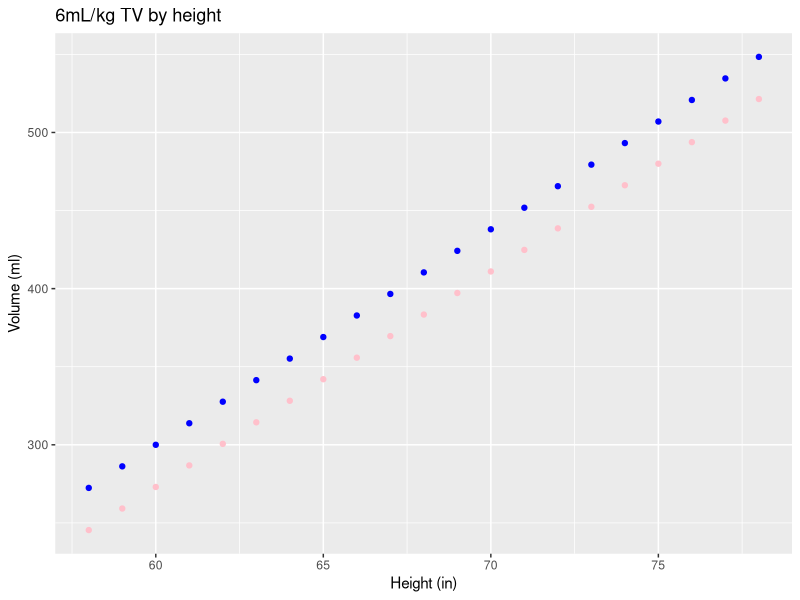
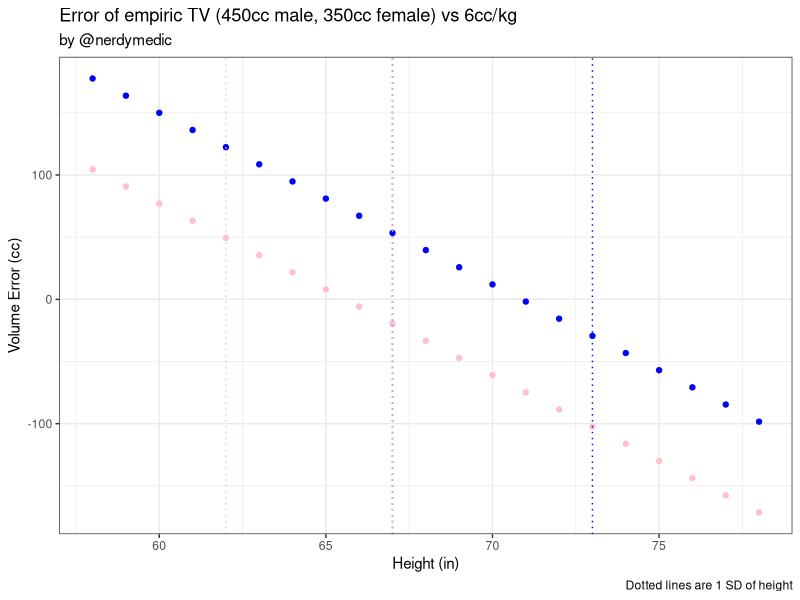

Reproduce these figures in R, in order.
library(tidyverse)


data <- seq(58, 78, 1) %>% 
  tibble() %>% 
  select("height" = 1) %>% 
  mutate(male_wt = 50 + 2.3*(height - 60), female_wt = 45.5 + 2.3*(height - 60)) %>% 
  mutate(male_tv = 6*male_wt, female_tv = 6*female_wt)

data %>% 
  ggplot(aes(x = height)) +
  geom_point(aes(y = male_tv), col = 'blue')+
  geom_point(aes(y = female_tv), col = "pink") +
  labs(x = "Height (in)", y = "Volume (ml)", title = "6mL/kg TV by height")

male_mean_height <- 70
male_sd_height  <- 3
female_mean_height <- 64.5
female_sd_height <- 2.5

male_empiric_tv <- 450
female_empiric_tv <- 350
no_SD <- 1

data %>% 
  mutate(error_m = male_empiric_tv - male_tv, error_f = female_empiric_tv - female_tv) %>% 
  ggplot(aes(x = height))  +
  geom_point(aes(y = error_m), col = "blue") +
  geom_point(aes(y = error_f), col = "pink") +
  labs(x = "Height (in)", 
       y = "Volume Error (cc)", 
       title = paste0("Error of empiric TV ","(",male_empiric_tv,"cc male, ", female_empiric_tv,"cc female) vs 6cc/kg"), 
       subtitle = "by @nerdymedic",
       caption = paste("Dotted lines are",no_SD,"SD of height")) +
  geom_vline(xintercept = c(male_mean_height - no_SD * male_sd_height, 
                            male_mean_height + no_SD * male_sd_height), 
             color = "blue", 
             linetype = "dotted") +
  geom_vline(xintercept = c(female_mean_height - no_SD * female_sd_height, 
                            female_mean_height + no_SD * female_sd_height), 
             color = "pink", 
             linetype = "dotted") +
  theme_bw()
  

